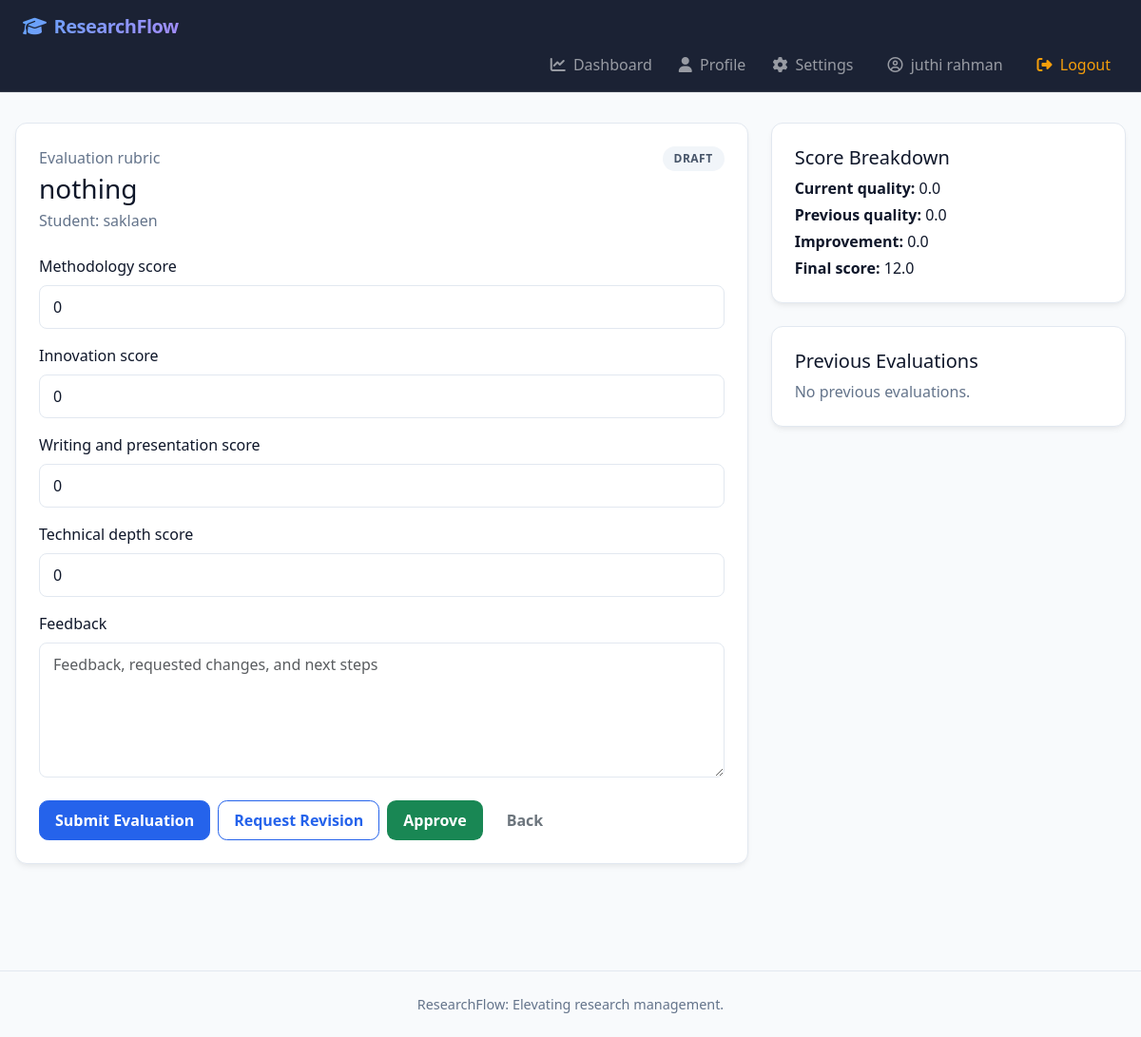
/evaluate-paper/1/ (signed in), run on the app's committed database.
### research_portfolio/models.py (models this page shows, shortened)
class Paper(models.Model):
    STATUS_CHOICES = [
        ('draft', 'Draft'),
        ('submitted', 'Submitted'),
        ('needs_revision', 'Needs Revision'),
        ('approved', 'Approved'),
        ('rejected', 'Rejected'),
    ]
    title = models.CharField(max_length=200)
    authors = models.CharField(max_length=300, blank=True)
    journal = models.CharField(max_length=200, blank=True)
    publication_date = models.DateField(null=True, blank=True)
    doi = models.CharField(max_length=100, blank=True)
    abstract = models.TextField(blank=True)
    student = models.ForeignKey(User, on_delete=models.CASCADE, related_name='student_papers')
    supervisor = models.ForeignKey(
        User,
        on_delete=models.SET_NULL,
        null=True,
        blank=True,
        related_name='supervised_papers',
    )
    category = models.ForeignKey(ResearchCategory, on_delete=models.SET_NULL, null=True, blank=True)
    journal_index = models.ForeignKey(JournalIndex, on_delete=models.SET_NULL, null=True, blank=True)
    status = models.CharField(max_length=20, choices=STATUS_CHOICES, default='draft')
    evaluation = models.TextField(blank=True)
    pdf = models.FileField(upload_to='papers/', null=True, blank=True, validators=[validate_pdf])
    deadline = models.DateTimeField(null=True, blank=True)
    submitted_at = models.DateTimeField(null=True, blank=True)
    current_score = models.FloatField(default=0.0)
    previous_score = models.FloatField(default=0.0)
    improvement_bonus = models.FloatField(default=0.0)
    consistency_score = models.FloatField(default=0.0)
    collaboration_score = models.FloatField(default=0.0)
    impact_score = models.FloatField(default=0.0)
    final_score = models.FloatField(default=0.0)
    revision_count = models.IntegerField(default=0)
    created_at = models.DateTimeField(auto_now_add=True)

### research_portfolio/views.py (the view)
# urls.py: path('evaluate-paper/<int:paper_id>/', views.evaluate_paper, name='evaluate_paper'),
@login_required
def evaluate_paper(request, paper_id):
    paper = get_object_or_404(Paper, id=paper_id)
    if user_role(request.user) not in ['supervisor', 'admin'] or (user_role(request.user) == 'supervisor' and paper.supervisor != request.user):
        messages.error(request, 'You do not have permission to evaluate this paper.')
        return redirect('dashboard')
    if request.method == 'POST':
        form = EvaluationForm(request.POST)
        if form.is_valid():
            evaluation = form.save(commit=False)
            evaluation.paper = paper
            evaluation.reviewer = request.user
            evaluation.save()
            paper.previous_score = paper.current_score
            paper.current_score = evaluation.total_score()
            paper.evaluation = evaluation.feedback
            paper.status = 'needs_revision' if 'revision' in evaluation.feedback.lower() else paper.status
            paper.save()
            update_student_profile(paper.student)
            assign_badges(paper.student, paper)
            log_activity(request.user, 'Paper evaluated', paper, f'New quality score: {paper.current_score}.')
            messages.success(request, 'Evaluation submitted successfully.')
            return redirect('dashboard')
    else:
        form = EvaluationForm()
    previous_evaluations = paper.evaluations.select_related('reviewer').order_by('-created_at')
    return render(request, 'evaluate_paper.html', {
        'form': form,
        'paper': paper,
        'previous_evaluations': previous_evaluations,
    })

### research_portfolio/views.py (called while the page is built)
def user_role(user):
    if not user.is_authenticated or not hasattr(user, 'profile'):
        return None
    return user.profile.role

### templates/evaluate_paper.html (shortened to what this page needs)
{% extends 'base.html' %}
{% block content %}
<div class="row g-4">
    <div class="col-lg-8">
        <div class="panel">
            <div class="d-flex justify-content-between align-items-start gap-3 mb-4">
                <div>
                    <p class="text-muted mb-1">Evaluation rubric</p>
                    <h1 class="h3 mb-1">{{ paper.title }}</h1>
                    <p class="text-muted mb-0">Student: {{ paper.student.username }}</p>
                </div>
                <span class="status-pill status-{{ paper.status }}">{{ paper.get_status_display }}</span>
            </div>
            <form method="post">
                <div class="row g-3">
                    {% for field in form %}
                        <div class="{% if field.name == 'feedback' %}col-12{% else %}col-md-6{% endif %}">
                            <label class="form-label" for="{{ field.id_for_label }}">{{ field.label }}</label>
                            {{ field }}
                        </div>
                    {% endfor %}
                </div>
                <div class="d-flex flex-wrap gap-2 mt-4">
                    <button type="submit" class="btn btn-primary">Submit Evaluation</button>
                    <a href="{% url 'request_revision' paper.id %}" class="btn btn-outline-primary">Request Revision</a>
                    <a href="{% url 'approve_paper' paper.id %}" class="btn btn-success">Approve</a>
                    <a href="{% url 'dashboard' %}" class="btn btn-outline-secondary">Back</a>
                </div>
            </form>
        </div>
    </div>
    <div class="col-lg-4">
        <div class="panel mb-4">
            <h2 class="h5">Score Breakdown</h2>
            <p class="mb-1"><strong>Current quality:</strong> {{ paper.current_score }}</p>
            <p class="mb-1"><strong>Previous quality:</strong> {{ paper.previous_score }}</p>
            <p class="mb-1"><strong>Improvement:</strong> {{ paper.improvement_bonus }}</p>
            <p class="mb-0"><strong>Final score:</strong> {{ paper.final_score }}</p>
        </div>
        <div class="panel">
            <h2 class="h5">Previous Evaluations</h2>
            {% for evaluation in previous_evaluations %}
                <div class="border-bottom pb-2 mb-2">
                    <div class="d-flex justify-content-between">
                        <strong>{{ evaluation.total_score }}</strong>
                        <span class="text-muted small">{{ evaluation.created_at|date:"M d, Y" }}</span>
                    </div>
                    <p class="small text-muted mb-0">{{ evaluation.feedback|default:'No feedback text.' }}</p>
                </div>
            {% empty %}
                <p class="text-muted mb-0">No previous evaluations.</p>
            {% endfor %}
        </div>
    </div>
</div>
{% endblock %}

### templates/base.html (shortened to what this page needs)
{% load static %}
<!DOCTYPE html>
<html lang="en">
<head>
    <link rel="stylesheet" href="{% static 'bootstrap.min.css' %}">
    <link rel="stylesheet" href="{% static 'fa-all.min.css' %}">
    <link rel="stylesheet" href="{% static 'style.css' %}">
</head>
<body>
    <nav class="navbar navbar-expand-lg navbar-dark shadow-sm">
        <div class="container-fluid px-4">
            <a class="navbar-brand" href="{% if user.is_authenticated %}{% url 'dashboard' %}{% else %}{% url 'home' %}{% endif %}">
                <i class="fa-solid fa-graduation-cap me-2"></i>ResearchFlow
            </a>
            <div class="collapse navbar-collapse" id="mainNav">
                <div class="navbar-nav ms-auto align-items-lg-center">
                    {% if user.is_authenticated %}
                        <a class="nav-link" href="{% url 'dashboard' %}"><i class="fa-solid fa-chart-line me-1"></i> Dashboard</a>
                        <a class="nav-link" href="{% url 'profile' %}"><i class="fa-solid fa-user me-1"></i> Profile</a>
                        <a class="nav-link" href="{% url 'settings' %}"><i class="fa-solid fa-cog me-1"></i> Settings</a>
                        <span class="navbar-text mx-lg-3"><i class="fa-regular fa-circle-user me-1"></i> {{ user.username }}</span>
                        <a class="nav-link text-warning" href="{% url 'logout' %}"><i class="fa-solid fa-right-from-bracket me-1"></i> Logout</a>
                    {% else %}
                        <a class="nav-link" href="{% url 'login' %}"><i class="fa-solid fa-right-to-bracket me-1"></i> Login</a>
                        <a class="nav-link btn btn-primary text-white ms-lg-2 px-3" href="{% url 'signup' %}">Sign Up</a>
                    {% endif %}
                </div>
            </div>
        </div>
    </nav>
    <main class="app-shell">
        {% block content %}{% endblock %}
    </main>
    <footer class="app-footer">
        <div class="container">
            <p class="mb-0">ResearchFlow: Elevating research management.</p>
        </div>
    </footer>
</body>
</html>

### static/style.css (style rules this page uses)
:root { --bg: #f8fafc; --surface: #ffffff; --surface-soft: #f1f5f9; --text: #0f172a; --muted: #64748b; --line: #e2e8f0; --brand: #2563eb; --brand-dark: #1d4ed8; --accent: #3b82f6; --nav-bg: rgba(15, 23, 42, 0.95); --deadline-safe: #10b981; --deadline-nearing: #f59e0b; --deadline-urgent: #f97316; --deadline-overdue: #ef4444; }
body { min-height: 100vh; background: var(--bg); color: var(--text); font-family: ui-sans-serif, system-ui, -apple-system, BlinkMacSystemFont, "Segoe UI", sans-serif; transition: background-color 0.3s ease, color 0.3s ease; }
.navbar { background: var(--nav-bg); backdrop-filter: blur(10px); -webkit-backdrop-filter: blur(10px); border-bottom: 1px solid rgba(255, 255, 255, 0.1); transition: all 0.3s ease; }
.navbar-brand { font-weight: 700; letter-spacing: -0.5px; background: linear-gradient(135deg, #60a5fa, #a78bfa); -webkit-background-clip: text; -webkit-text-fill-color: transparent; }
.navbar-nav .nav-link { font-weight: 500; transition: color 0.2s; }
.app-shell { max-width: 1200px; margin: 0 auto; padding: 32px 16px 64px; }
.card, .panel { background: var(--surface); color: var(--text); border: 1px solid var(--line); border-radius: 12px; box-shadow: 0 4px 6px -1px rgba(0, 0, 0, 0.05), 0 2px 4px -1px rgba(0, 0, 0, 0.03); transition: transform 0.2s ease, box-shadow 0.2s ease; }
.panel { padding: 24px; }
.text-muted { color: var(--muted) !important; }
.status-pill { display: inline-flex; align-items: center; border-radius: 9999px; padding: 4px 12px; font-size: 0.75rem; font-weight: 600; text-transform: uppercase; letter-spacing: 0.5px; }
.status-draft { background: #f1f5f9; color: #475569; }
.btn-primary { background: var(--brand); border-color: var(--brand); font-weight: 500; padding: 8px 16px; border-radius: 8px; transition: all 0.2s ease; }
.form-control, .form-select { border-radius: 8px; border: 1px solid var(--line); background-color: var(--surface); color: var(--text); padding: 10px 14px; transition: border-color 0.2s, box-shadow 0.2s; }
.app-footer { text-align: center; padding: 24px; color: var(--muted); font-size: 0.9rem; border-top: 1px solid var(--line); margin-top: 48px; }
.container, .container-fluid { width: 100%; margin-right: auto; margin-left: auto; padding-right: 16px; padding-left: 16px; }
.row { display: flex; flex-wrap: wrap; margin-right: -12px; margin-left: -12px; }
[class*="col-"] { position: relative; width: 100%; padding-right: 12px; padding-left: 12px; }
.col-lg-4 { width: 33.333333%; }
.col-lg-8 { width: 66.666667%; }
.d-flex { display: flex !important; }
.justify-content-between { justify-content: space-between !important; }
.shadow-sm { box-shadow: 0 1px 2px rgba(0,0,0,.05) !important; }
.mb-0 { margin-bottom: 0 !important; }
.btn { display: inline-flex; align-items: center; justify-content: center; padding: 0.5rem 1rem; border-radius: 0.6rem; border: 1px solid transparent; cursor: pointer; font-weight: 600; text-decoration: none; transition: background-color 0.2s ease, color 0.2s ease, transform 0.2s ease; }
.btn-primary { background: var(--brand); color: #ffffff; border-color: var(--brand); }
.btn-outline-primary { background: transparent; color: var(--brand); border: 1px solid var(--brand); }
.form-control, .form-select { width: 100%; box-sizing: border-box; }
.collapse { display: none; }
.navbar { display: flex; align-items: center; justify-content: space-between; flex-wrap: wrap; }
.navbar-collapse { display: flex; flex-wrap: wrap; width: 100%; }
.navbar-nav { display: flex; flex-wrap: wrap; align-items: center; gap: 0.75rem; }
.me-1 { margin-right: 0.25rem !important; }
.me-2 { margin-right: 0.5rem !important; }
.ms-auto { margin-left: auto !important; }
.text-warning { color: #f59e0b !important; }
.align-items-lg-center { align-items: center !important; }
.navbar { flex-wrap: wrap; }

### data on the page
Paper: title "nothing", student.username "saklaen", status "DRAFT", current_score "0.0", previous_score "0.0", improvement_bonus "0.0", final_score "12.0"

### other printed values
{{ user.username }} "juthi rahman"
{{ field.label }} "Methodology score" "Innovation score" "Writing and presentation score" "Technical depth score" "Feedback"
